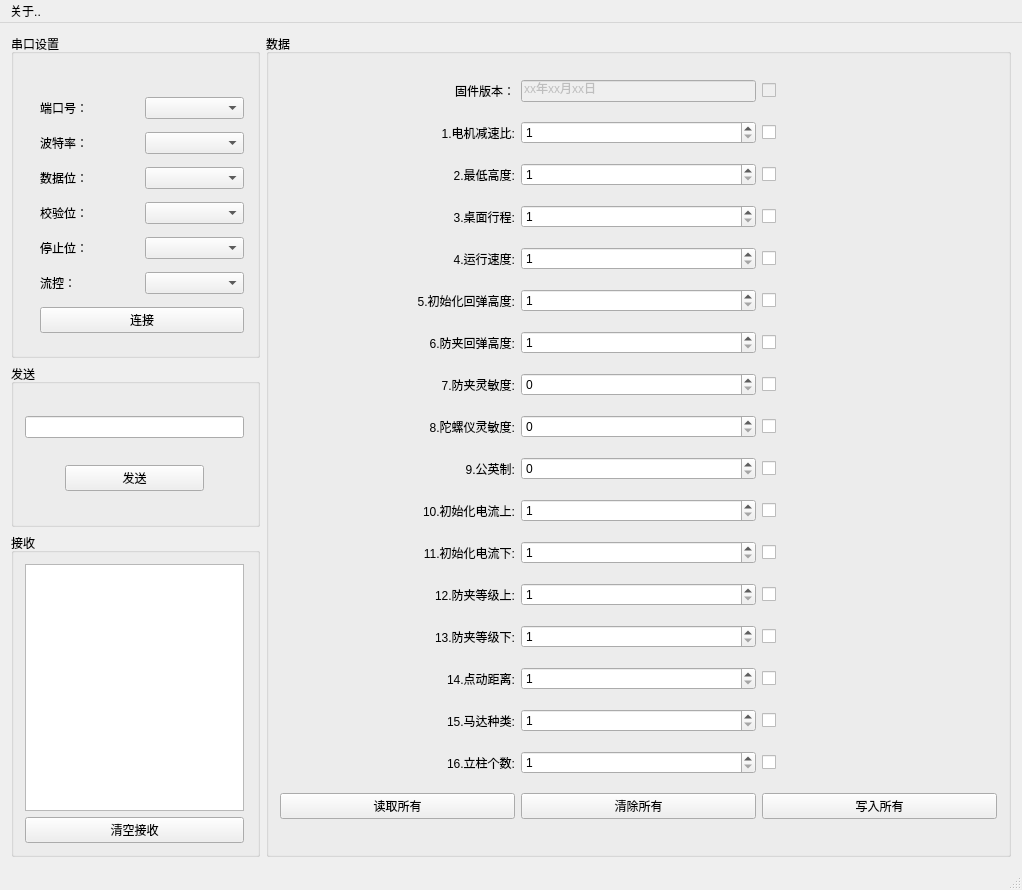
<?xml version="1.0" encoding="UTF-8"?>
<ui version="4.0">
 <class>CentralWidget</class>
 <widget class="QMainWindow" name="CentralWidget">
  <property name="geometry">
   <rect>
    <x>0</x>
    <y>0</y>
    <width>1022</width>
    <height>890</height>
   </rect>
  </property>
  <property name="windowTitle">
   <string>MainWindow</string>
  </property>
  <widget class="QWidget" name="centralWidget">
   <layout class="QGridLayout" name="gridLayout_2" columnstretch="0,1,3">
    <item row="1" column="2">
     <layout class="QVBoxLayout" name="verticalLayout_3" stretch="0">
      <item>
       <widget class="QGroupBox" name="groupBox">
        <property name="title">
         <string>数据</string>
        </property>
        <layout class="QVBoxLayout" name="verticalLayout_7" stretch="0">
         <item>
          <layout class="QVBoxLayout" name="verticalLayout_4">
           <property name="sizeConstraint">
            <enum>QLayout::SetDefaultConstraint</enum>
           </property>
           <property name="topMargin">
            <number>0</number>
           </property>
           <item>
            <spacer name="verticalSpacer">
             <property name="orientation">
              <enum>Qt::Vertical</enum>
             </property>
             <property name="sizeType">
              <enum>QSizePolicy::Minimum</enum>
             </property>
             <property name="sizeHint" stdset="0">
              <size>
               <width>20</width>
               <height>2</height>
              </size>
             </property>
            </spacer>
           </item>
           <item>
            <layout class="QHBoxLayout" name="horizontalLayout_22" stretch="1,1,1">
             <item>
              <widget class="QLabel" name="label_20">
               <property name="text">
                <string>固件版本：</string>
               </property>
               <property name="alignment">
                <set>Qt::AlignRight|Qt::AlignTrailing|Qt::AlignVCenter</set>
               </property>
              </widget>
             </item>
             <item>
              <widget class="QLineEdit" name="lineEdit_version">
               <property name="enabled">
                <bool>false</bool>
               </property>
               <property name="text">
                <string>xx年xx月xx日</string>
               </property>
              </widget>
             </item>
             <item>
              <widget class="QCheckBox" name="cb_version">
               <property name="enabled">
                <bool>false</bool>
               </property>
               <property name="text">
                <string/>
               </property>
               <property name="checkable">
                <bool>true</bool>
               </property>
               <property name="checked">
                <bool>false</bool>
               </property>
              </widget>
             </item>
            </layout>
           </item>
           <item>
            <layout class="QHBoxLayout" name="horizontalLayout_21">
             <item>
              <widget class="QLabel" name="label_19">
               <property name="text">
                <string>1.电机减速比:</string>
               </property>
               <property name="alignment">
                <set>Qt::AlignRight|Qt::AlignTrailing|Qt::AlignVCenter</set>
               </property>
              </widget>
             </item>
             <item>
              <widget class="QSpinBox" name="sb_data1">
               <property name="minimum">
                <number>1</number>
               </property>
               <property name="maximum">
                <number>1000</number>
               </property>
              </widget>
             </item>
             <item>
              <widget class="QCheckBox" name="chk_data1">
               <property name="text">
                <string/>
               </property>
               <property name="checkable">
                <bool>true</bool>
               </property>
              </widget>
             </item>
            </layout>
           </item>
           <item>
            <layout class="QHBoxLayout" name="horizontalLayout_20">
             <item>
              <widget class="QLabel" name="label_18">
               <property name="text">
                <string>2.最低高度:</string>
               </property>
               <property name="alignment">
                <set>Qt::AlignRight|Qt::AlignTrailing|Qt::AlignVCenter</set>
               </property>
              </widget>
             </item>
             <item>
              <widget class="QSpinBox" name="sb_data2">
               <property name="minimum">
                <number>1</number>
               </property>
               <property name="maximum">
                <number>255</number>
               </property>
              </widget>
             </item>
             <item>
              <widget class="QCheckBox" name="chk_data2">
               <property name="text">
                <string/>
               </property>
              </widget>
             </item>
            </layout>
           </item>
           <item>
            <layout class="QHBoxLayout" name="horizontalLayout_19">
             <item>
              <widget class="QLabel" name="label_17">
               <property name="text">
                <string>3.桌面行程:</string>
               </property>
               <property name="alignment">
                <set>Qt::AlignRight|Qt::AlignTrailing|Qt::AlignVCenter</set>
               </property>
              </widget>
             </item>
             <item>
              <widget class="QSpinBox" name="sb_data3">
               <property name="minimum">
                <number>1</number>
               </property>
               <property name="maximum">
                <number>255</number>
               </property>
              </widget>
             </item>
             <item>
              <widget class="QCheckBox" name="chk_data3">
               <property name="text">
                <string/>
               </property>
              </widget>
             </item>
            </layout>
           </item>
           <item>
            <layout class="QHBoxLayout" name="horizontalLayout_18">
             <item>
              <widget class="QLabel" name="label_16">
               <property name="text">
                <string>4.运行速度:</string>
               </property>
               <property name="alignment">
                <set>Qt::AlignRight|Qt::AlignTrailing|Qt::AlignVCenter</set>
               </property>
              </widget>
             </item>
             <item>
              <widget class="QSpinBox" name="sb_data4">
               <property name="minimum">
                <number>1</number>
               </property>
               <property name="maximum">
                <number>255</number>
               </property>
              </widget>
             </item>
             <item>
              <widget class="QCheckBox" name="chk_data4">
               <property name="text">
                <string/>
               </property>
              </widget>
             </item>
            </layout>
           </item>
           <item>
            <layout class="QHBoxLayout" name="horizontalLayout_17">
             <item>
              <widget class="QLabel" name="label_15">
               <property name="text">
                <string>5.初始化回弹高度:</string>
               </property>
               <property name="alignment">
                <set>Qt::AlignRight|Qt::AlignTrailing|Qt::AlignVCenter</set>
               </property>
              </widget>
             </item>
             <item>
              <widget class="QSpinBox" name="sb_data5">
               <property name="minimum">
                <number>1</number>
               </property>
               <property name="maximum">
                <number>255</number>
               </property>
              </widget>
             </item>
             <item>
              <widget class="QCheckBox" name="chk_data5">
               <property name="text">
                <string/>
               </property>
              </widget>
             </item>
            </layout>
           </item>
           <item>
            <layout class="QHBoxLayout" name="horizontalLayout_16">
             <item>
              <widget class="QLabel" name="label_14">
               <property name="text">
                <string>6.防夹回弹高度:</string>
               </property>
               <property name="alignment">
                <set>Qt::AlignRight|Qt::AlignTrailing|Qt::AlignVCenter</set>
               </property>
              </widget>
             </item>
             <item>
              <widget class="QSpinBox" name="sb_data6">
               <property name="minimum">
                <number>1</number>
               </property>
               <property name="maximum">
                <number>255</number>
               </property>
              </widget>
             </item>
             <item>
              <widget class="QCheckBox" name="chk_data6">
               <property name="text">
                <string/>
               </property>
              </widget>
             </item>
            </layout>
           </item>
           <item>
            <layout class="QHBoxLayout" name="horizontalLayout_15">
             <item>
              <widget class="QLabel" name="label_13">
               <property name="text">
                <string>7.防夹灵敏度:</string>
               </property>
               <property name="alignment">
                <set>Qt::AlignRight|Qt::AlignTrailing|Qt::AlignVCenter</set>
               </property>
              </widget>
             </item>
             <item>
              <widget class="QSpinBox" name="sb_data7">
               <property name="maximum">
                <number>8</number>
               </property>
              </widget>
             </item>
             <item>
              <widget class="QCheckBox" name="chk_data7">
               <property name="text">
                <string/>
               </property>
              </widget>
             </item>
            </layout>
           </item>
           <item>
            <layout class="QHBoxLayout" name="horizontalLayout_14">
             <item>
              <widget class="QLabel" name="label_12">
               <property name="text">
                <string>8.陀螺仪灵敏度:</string>
               </property>
               <property name="alignment">
                <set>Qt::AlignRight|Qt::AlignTrailing|Qt::AlignVCenter</set>
               </property>
              </widget>
             </item>
             <item>
              <widget class="QSpinBox" name="sb_data8">
               <property name="maximum">
                <number>1</number>
               </property>
              </widget>
             </item>
             <item>
              <widget class="QCheckBox" name="chk_data8">
               <property name="text">
                <string/>
               </property>
              </widget>
             </item>
            </layout>
           </item>
           <item>
            <layout class="QHBoxLayout" name="horizontalLayout_13">
             <item>
              <widget class="QLabel" name="label_11">
               <property name="text">
                <string>9.公英制:</string>
               </property>
               <property name="alignment">
                <set>Qt::AlignRight|Qt::AlignTrailing|Qt::AlignVCenter</set>
               </property>
              </widget>
             </item>
             <item>
              <widget class="QSpinBox" name="sb_data9">
               <property name="maximum">
                <number>1</number>
               </property>
              </widget>
             </item>
             <item>
              <widget class="QCheckBox" name="chk_data9">
               <property name="text">
                <string/>
               </property>
              </widget>
             </item>
            </layout>
           </item>
           <item>
            <layout class="QHBoxLayout" name="horizontalLayout_12">
             <item>
              <widget class="QLabel" name="label_10">
               <property name="text">
                <string>10.初始化电流上:</string>
               </property>
               <property name="alignment">
                <set>Qt::AlignRight|Qt::AlignTrailing|Qt::AlignVCenter</set>
               </property>
              </widget>
             </item>
             <item>
              <widget class="QSpinBox" name="sb_data10">
               <property name="minimum">
                <number>1</number>
               </property>
               <property name="maximum">
                <number>10</number>
               </property>
              </widget>
             </item>
             <item>
              <widget class="QCheckBox" name="chk_data10">
               <property name="text">
                <string/>
               </property>
              </widget>
             </item>
            </layout>
           </item>
           <item>
            <layout class="QHBoxLayout" name="horizontalLayout_11">
             <item>
              <widget class="QLabel" name="label_9">
               <property name="text">
                <string>11.初始化电流下:</string>
               </property>
               <property name="alignment">
                <set>Qt::AlignRight|Qt::AlignTrailing|Qt::AlignVCenter</set>
               </property>
              </widget>
             </item>
             <item>
              <widget class="QSpinBox" name="sb_data11">
               <property name="minimum">
                <number>1</number>
               </property>
               <property name="maximum">
                <number>10</number>
               </property>
              </widget>
             </item>
             <item>
              <widget class="QCheckBox" name="chk_data11">
               <property name="text">
                <string/>
               </property>
              </widget>
             </item>
            </layout>
           </item>
           <item>
            <layout class="QHBoxLayout" name="horizontalLayout_10">
             <item>
              <widget class="QLabel" name="label_8">
               <property name="text">
                <string>12.防夹等级上:</string>
               </property>
               <property name="alignment">
                <set>Qt::AlignRight|Qt::AlignTrailing|Qt::AlignVCenter</set>
               </property>
              </widget>
             </item>
             <item>
              <widget class="QSpinBox" name="sb_data12">
               <property name="minimum">
                <number>1</number>
               </property>
               <property name="maximum">
                <number>100</number>
               </property>
              </widget>
             </item>
             <item>
              <widget class="QCheckBox" name="chk_data12">
               <property name="text">
                <string/>
               </property>
              </widget>
             </item>
            </layout>
           </item>
           <item>
            <layout class="QHBoxLayout" name="horizontalLayout_3">
             <item>
              <widget class="QLabel" name="label_7">
               <property name="text">
                <string>13.防夹等级下:</string>
               </property>
               <property name="alignment">
                <set>Qt::AlignRight|Qt::AlignTrailing|Qt::AlignVCenter</set>
               </property>
              </widget>
             </item>
             <item>
              <widget class="QSpinBox" name="sb_data13">
               <property name="minimum">
                <number>1</number>
               </property>
               <property name="maximum">
                <number>100</number>
               </property>
              </widget>
             </item>
             <item>
              <widget class="QCheckBox" name="chk_data13">
               <property name="text">
                <string/>
               </property>
              </widget>
             </item>
            </layout>
           </item>
           <item>
            <layout class="QHBoxLayout" name="horizontalLayout_9">
             <item>
              <widget class="QLabel" name="label_22">
               <property name="text">
                <string>14.点动距离:</string>
               </property>
               <property name="alignment">
                <set>Qt::AlignRight|Qt::AlignTrailing|Qt::AlignVCenter</set>
               </property>
              </widget>
             </item>
             <item>
              <widget class="QSpinBox" name="sb_data14">
               <property name="minimum">
                <number>1</number>
               </property>
               <property name="maximum">
                <number>10</number>
               </property>
              </widget>
             </item>
             <item>
              <widget class="QCheckBox" name="chk_data14">
               <property name="text">
                <string/>
               </property>
               <property name="checkable">
                <bool>true</bool>
               </property>
              </widget>
             </item>
            </layout>
           </item>
           <item>
            <layout class="QHBoxLayout" name="horizontalLayout_23">
             <item>
              <widget class="QLabel" name="label_21">
               <property name="text">
                <string>15.马达种类:</string>
               </property>
               <property name="alignment">
                <set>Qt::AlignRight|Qt::AlignTrailing|Qt::AlignVCenter</set>
               </property>
              </widget>
             </item>
             <item>
              <widget class="QSpinBox" name="sb_data15">
               <property name="minimum">
                <number>1</number>
               </property>
               <property name="maximum">
                <number>10</number>
               </property>
              </widget>
             </item>
             <item>
              <widget class="QCheckBox" name="chk_data15">
               <property name="text">
                <string/>
               </property>
               <property name="checkable">
                <bool>true</bool>
               </property>
              </widget>
             </item>
            </layout>
           </item>
           <item>
            <layout class="QHBoxLayout" name="horizontalLayout_29">
             <item>
              <widget class="QLabel" name="label_23">
               <property name="text">
                <string>16.立柱个数:</string>
               </property>
               <property name="alignment">
                <set>Qt::AlignRight|Qt::AlignTrailing|Qt::AlignVCenter</set>
               </property>
              </widget>
             </item>
             <item>
              <widget class="QSpinBox" name="sb_data16">
               <property name="minimum">
                <number>1</number>
               </property>
               <property name="maximum">
                <number>10</number>
               </property>
              </widget>
             </item>
             <item>
              <widget class="QCheckBox" name="chk_data16">
               <property name="text">
                <string/>
               </property>
               <property name="checkable">
                <bool>true</bool>
               </property>
              </widget>
             </item>
            </layout>
           </item>
           <item>
            <layout class="QHBoxLayout" name="horizontalLayout_28">
             <item>
              <widget class="QPushButton" name="btn_readAll">
               <property name="text">
                <string>读取所有</string>
               </property>
              </widget>
             </item>
             <item>
              <widget class="QPushButton" name="btn_clrAll">
               <property name="text">
                <string>清除所有</string>
               </property>
              </widget>
             </item>
             <item>
              <widget class="QPushButton" name="btn_writeAll">
               <property name="text">
                <string>写入所有</string>
               </property>
              </widget>
             </item>
            </layout>
           </item>
          </layout>
         </item>
        </layout>
       </widget>
      </item>
     </layout>
    </item>
    <item row="1" column="1">
     <layout class="QVBoxLayout" name="verticalLayout" stretch="2,1,2">
      <item>
       <widget class="QGroupBox" name="gb_ComSettings">
        <property name="title">
         <string>串口设置</string>
        </property>
        <layout class="QHBoxLayout" name="horizontalLayout_2">
         <item>
          <layout class="QVBoxLayout" name="verticalLayout_2">
           <property name="leftMargin">
            <number>15</number>
           </property>
           <property name="topMargin">
            <number>25</number>
           </property>
           <item>
            <layout class="QHBoxLayout" name="horizontalLayout">
             <item>
              <widget class="QLabel" name="label">
               <property name="text">
                <string>端口号：</string>
               </property>
              </widget>
             </item>
             <item>
              <widget class="QComboBox" name="cb_serialPorts"/>
             </item>
            </layout>
           </item>
           <item>
            <layout class="QHBoxLayout" name="horizontalLayout_4">
             <item>
              <widget class="QLabel" name="label_2">
               <property name="text">
                <string>波特率：</string>
               </property>
              </widget>
             </item>
             <item>
              <widget class="QComboBox" name="cb_baudrate"/>
             </item>
            </layout>
           </item>
           <item>
            <layout class="QHBoxLayout" name="horizontalLayout_8">
             <item>
              <widget class="QLabel" name="label_3">
               <property name="text">
                <string>数据位：</string>
               </property>
              </widget>
             </item>
             <item>
              <widget class="QComboBox" name="cb_databits"/>
             </item>
            </layout>
           </item>
           <item>
            <layout class="QHBoxLayout" name="horizontalLayout_7">
             <item>
              <widget class="QLabel" name="label_4">
               <property name="text">
                <string>校验位：</string>
               </property>
              </widget>
             </item>
             <item>
              <widget class="QComboBox" name="cb_parity"/>
             </item>
            </layout>
           </item>
           <item>
            <layout class="QHBoxLayout" name="horizontalLayout_6">
             <item>
              <widget class="QLabel" name="label_5">
               <property name="text">
                <string>停止位：</string>
               </property>
              </widget>
             </item>
             <item>
              <widget class="QComboBox" name="cb_stopBits"/>
             </item>
            </layout>
           </item>
           <item>
            <layout class="QHBoxLayout" name="horizontalLayout_5">
             <item>
              <widget class="QLabel" name="label_6">
               <property name="text">
                <string>流控：</string>
               </property>
              </widget>
             </item>
             <item>
              <widget class="QComboBox" name="cb_flowControl"/>
             </item>
            </layout>
           </item>
           <item>
            <widget class="QPushButton" name="btn_connect">
             <property name="text">
              <string>连接</string>
             </property>
            </widget>
           </item>
          </layout>
         </item>
         <item>
          <spacer name="horizontalSpacer">
           <property name="orientation">
            <enum>Qt::Horizontal</enum>
           </property>
           <property name="sizeType">
            <enum>QSizePolicy::Fixed</enum>
           </property>
           <property name="sizeHint" stdset="0">
            <size>
             <width>2</width>
             <height>20</height>
            </size>
           </property>
          </spacer>
         </item>
        </layout>
       </widget>
      </item>
      <item>
       <widget class="QGroupBox" name="gb_send">
        <property name="title">
         <string>发送</string>
        </property>
        <layout class="QHBoxLayout" name="horizontalLayout_24">
         <item>
          <layout class="QVBoxLayout" name="verticalLayout_5" stretch="0,0">
           <item>
            <layout class="QHBoxLayout" name="horizontalLayout_26">
             <item>
              <widget class="QLineEdit" name="lineEdit_send"/>
             </item>
            </layout>
           </item>
           <item>
            <layout class="QHBoxLayout" name="horizontalLayout_25">
             <item>
              <spacer name="horizontalSpacer_3">
               <property name="orientation">
                <enum>Qt::Horizontal</enum>
               </property>
               <property name="sizeType">
                <enum>QSizePolicy::Fixed</enum>
               </property>
               <property name="sizeHint" stdset="0">
                <size>
                 <width>40</width>
                 <height>1</height>
                </size>
               </property>
              </spacer>
             </item>
             <item>
              <widget class="QPushButton" name="btn_send">
               <property name="text">
                <string>发送</string>
               </property>
              </widget>
             </item>
             <item>
              <spacer name="horizontalSpacer_4">
               <property name="orientation">
                <enum>Qt::Horizontal</enum>
               </property>
               <property name="sizeType">
                <enum>QSizePolicy::Fixed</enum>
               </property>
               <property name="sizeHint" stdset="0">
                <size>
                 <width>40</width>
                 <height>1</height>
                </size>
               </property>
              </spacer>
             </item>
            </layout>
           </item>
          </layout>
         </item>
         <item>
          <spacer name="horizontalSpacer_2">
           <property name="orientation">
            <enum>Qt::Horizontal</enum>
           </property>
           <property name="sizeType">
            <enum>QSizePolicy::Fixed</enum>
           </property>
           <property name="sizeHint" stdset="0">
            <size>
             <width>2</width>
             <height>20</height>
            </size>
           </property>
          </spacer>
         </item>
        </layout>
       </widget>
      </item>
      <item>
       <widget class="QGroupBox" name="gb_receive">
        <property name="title">
         <string>接收</string>
        </property>
        <layout class="QHBoxLayout" name="horizontalLayout_27" stretch="0,0">
         <item>
          <layout class="QVBoxLayout" name="verticalLayout_6">
           <item>
            <widget class="QTextBrowser" name="textBrowser_receive">
             <property name="lineWrapMode">
              <enum>QTextEdit::NoWrap</enum>
             </property>
            </widget>
           </item>
           <item>
            <widget class="QPushButton" name="btn_clrReceive">
             <property name="text">
              <string>清空接收</string>
             </property>
            </widget>
           </item>
          </layout>
         </item>
         <item>
          <spacer name="horizontalSpacer_5">
           <property name="orientation">
            <enum>Qt::Horizontal</enum>
           </property>
           <property name="sizeType">
            <enum>QSizePolicy::Fixed</enum>
           </property>
           <property name="sizeHint" stdset="0">
            <size>
             <width>2</width>
             <height>20</height>
            </size>
           </property>
          </spacer>
         </item>
        </layout>
       </widget>
      </item>
     </layout>
    </item>
   </layout>
  </widget>
  <widget class="QMenuBar" name="menuBar">
   <property name="geometry">
    <rect>
     <x>0</x>
     <y>0</y>
     <width>1022</width>
     <height>21</height>
    </rect>
   </property>
   <widget class="QMenu" name="menuTest">
    <property name="title">
     <string>关于..</string>
    </property>
    <addaction name="actionTest"/>
    <addaction name="separator"/>
   </widget>
   <addaction name="menuTest"/>
  </widget>
  <widget class="QStatusBar" name="statusBar"/>
  <action name="actionTest">
   <property name="text">
    <string>About TableHelper(2023-12-22)</string>
   </property>
  </action>
  <action name="actionTest_2">
   <property name="checkable">
    <bool>true</bool>
   </property>
   <property name="checked">
    <bool>true</bool>
   </property>
   <property name="text">
    <string>Test</string>
   </property>
  </action>
  <action name="actionTest_3">
   <property name="checkable">
    <bool>true</bool>
   </property>
   <property name="text">
    <string>Test</string>
   </property>
  </action>
  <action name="actionTest3">
   <property name="text">
    <string>Test3</string>
   </property>
  </action>
  <action name="actionTest3_2">
   <property name="text">
    <string>Test3</string>
   </property>
  </action>
 </widget>
 <layoutdefault spacing="6" margin="11"/>
 <resources/>
 <connections/>
</ui>
